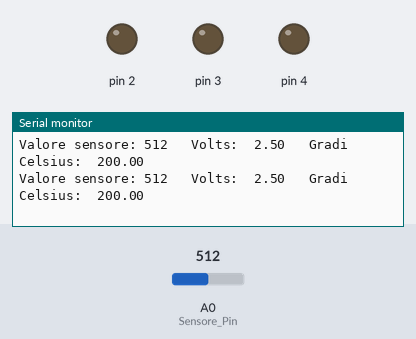
A sketch run on a simulated Arduino Uno, built with avr-gcc and run on an emulated ATmega328P. Parts: output pins drawn as LEDs (lit = HIGH), the last lines printed to the serial monitor. The inputs (shaded band) are chosen by the test bench; at power-on: A0 (Sensore_Pin) = 512.

Above: at 1.2 s.
1.3 s: A0 (Sensore_Pin) set to 306
At 1.4 s:
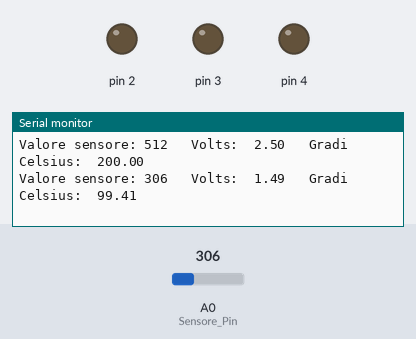
4.3 s: A0 (Sensore_Pin) set to 122
At 4.33 s:
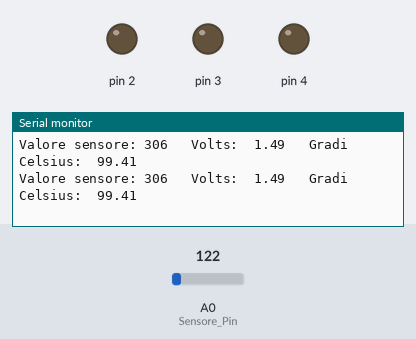
Timing chart, 0 to 7.3 s (numbered marks = the images above; inputs shaded):
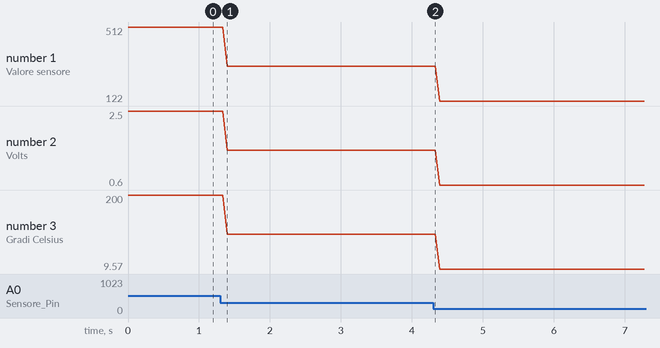

The sketch:

Sensore_di_temperatura_software.ino
```cpp
const int Sensore_Pin = A0;                               //Ingresso analogico.
const float Temperatura_di_base = 20.0;                   //Temperatura di riferimento.

void setup()
{
  Serial.begin(9600);                                     //Apri il monitor seriale alla velocita' di 9600 bit al secondo.
  for(int pinNumber = 2; pinNumber<5; pinNumber++)
  {                                                       //Utilizziamo il ciclo for per impostare i pin velocemente.
    pinMode(pinNumber, OUTPUT);
    digitalWrite(pinNumber, LOW);
  }
}

void loop()
{
  int Valore_sensore = analogRead(Sensore_Pin);           //Lettura ingresso analogico.
  Serial.print("Valore sensore: ");
  Serial.print(Valore_sensore);

  float Voltaggio =(Valore_sensore/1024.0) * 5.0;         //Conversione della lettura ADC in voltaggio.
  Serial.print("   Volts:  ");
  Serial.print(Voltaggio);
  Serial.print("   Gradi Celsius:  ");
  float Temperatura = (Voltaggio - .5)*100;               //Conversione del voltaggio in temperatura.
  Serial.println(Temperatura);

  if(Temperatura < Temperatura_di_base)
  {                                                       //Accensione dei led in base alla temperatura.
    digitalWrite(2, LOW);
    digitalWrite(3, LOW);
    digitalWrite(4, LOW);
  }
  else if(Temperatura >= Temperatura_di_base+2 && Temperatura < Temperatura_di_base+4)
  {
    digitalWrite(2, HIGH);
    digitalWrite(3, LOW);
    digitalWrite(4, LOW);
  }
  else if(Temperatura >= Temperatura_di_base+4 && Temperatura < Temperatura_di_base+6)
  {
    digitalWrite(2, HIGH);
    digitalWrite(3, HIGH);
    digitalWrite(4, LOW);
  }
  else if(Temperatura >= Temperatura_di_base+6 && Temperatura < Temperatura_di_base+8)
  {
    digitalWrite(2, HIGH);
    digitalWrite(3, HIGH);
    digitalWrite(4, HIGH);
  }
  delay(1);
}
```

Measured:
- after the input at 1.3 s, the serial monitor: prints a new line after 0.10 s (image 1)
- plotted number 1: 512 → 306 after the input at 1.3 s, 306 → 122 after the input at 4.3 s
- plotted number 2: 2.5 → 1.49 after the input at 1.3 s, 1.49 → 0.6 after the input at 4.3 s
- plotted number 3: 200 → 99.41 after the input at 1.3 s, 99.41 → 9.57 after the input at 4.3 s
